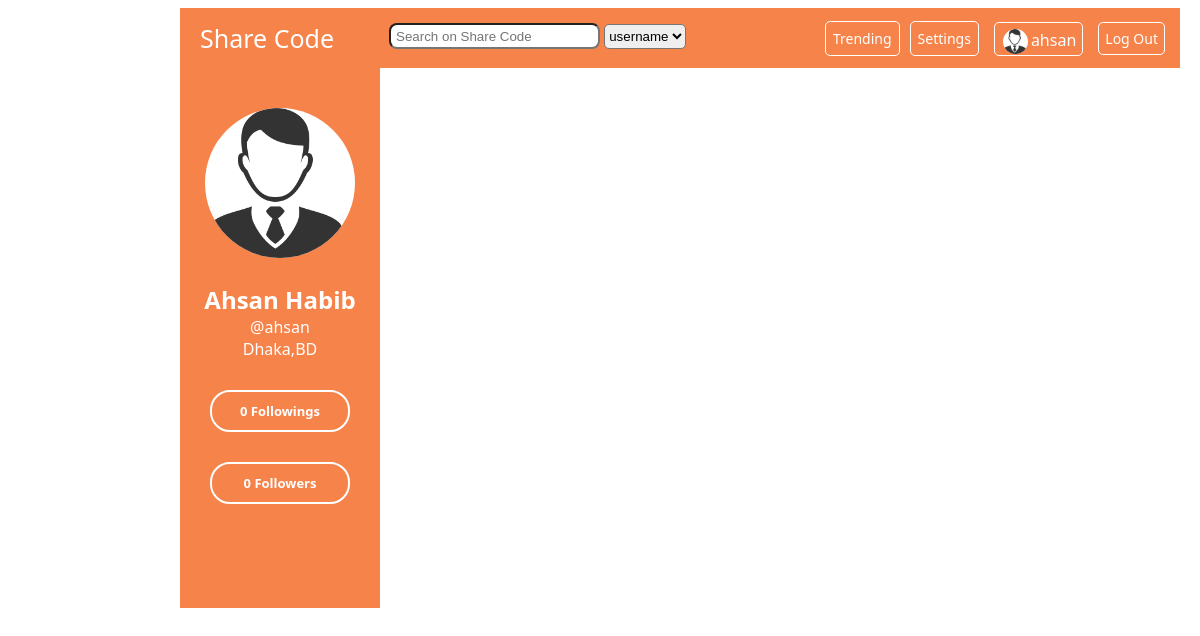
Page /followers.php (signed in) on the earlier database version.
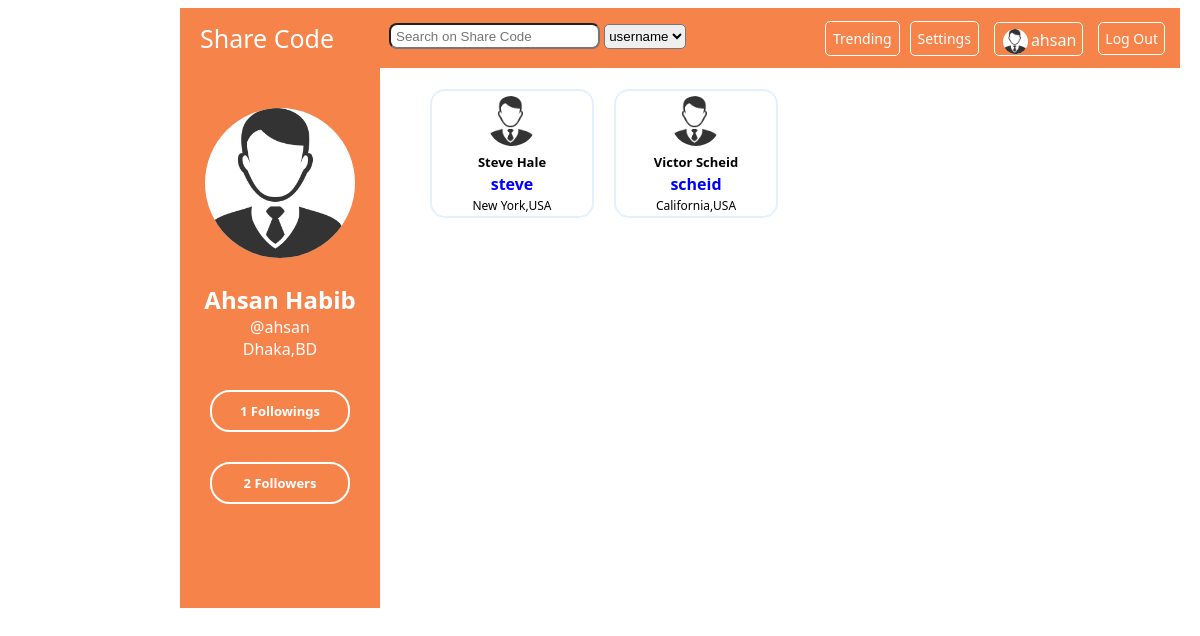
Same page on the later database version.
### tables this page shows
CREATE TABLE `follows` (
  `follower` int(10) NOT NULL,
  `followed` int(10) NOT NULL,
  `followdate` date DEFAULT NULL
);

CREATE TABLE `users` (
  `userid` int(10) NOT NULL,
  `username` varchar(20) DEFAULT NULL,
  `pass` varchar(20) DEFAULT NULL,
  `firstname` varchar(20) DEFAULT NULL,
  `lastname` varchar(20) DEFAULT NULL,
  `dob` date DEFAULT NULL,
  `gender` varchar(10) DEFAULT NULL,
  `email` varchar(200) DEFAULT NULL,
  `url` varchar(100) DEFAULT NULL,
  `city` varchar(20) DEFAULT NULL,
  `country` varchar(20) DEFAULT NULL,
  `company` varchar(20) DEFAULT NULL,
  `post` varchar(20) DEFAULT NULL
);

### followers.php (the view, shortened to what this page needs)
<?php session_start();
include_once 'includes/config.php';
$me = $_SESSION['userid'];
$sql= "SELECT * FROM follows INNER JOIN users ON follows.follower=users.userid WHERE followed=$me ";
$resultfrlist = mysqli_query($conn,$sql);
$imgsrc = "pp/".$me;
if(!file_exists($imgsrc)){
    $imgsrc = "pp.png";
}
$sql= "SELECT * FROM follows INNER JOIN users ON follows.follower=users.userid WHERE followed=$me ";
$esultfrlist = mysqli_query($conn,$sql);
$numofr = mysqli_num_rows($esultfrlist);
$sql= "SELECT * FROM follows INNER JOIN users ON follows.followed=users.userid WHERE follower=$me ";
$sultfrlist = mysqli_query($conn,$sql);
$numog = mysqli_num_rows($sultfrlist);
?>
<!DOCTYPE html>
<html>
<head>
    <link rel="stylesheet" type="text/css" href="styles/pstyle.css">
    <link rel="stylesheet" type="text/css" href="styles/mstyle.css">
</head>
<body>
    <header class="personal_header">
        <a id="homelink" href="personal.php">Share Code</a>
        <form id="search" action="search.php">
            <input name="search" type="text" placeholder="Search on Share Code">
            <select name="soption" >
                <option value="username">username</option>
            </select>
        </form>
        <a id="logout" href="includes/logout.php"> Log Out </a>
        <a id="usernameh" href="personal.php">
            <img src="<?php echo $imgsrc;?>" height="25" width="25">
            <p id="usernamep">
                <?php echo $_SESSION['username']?> </p>
        </a>
        <a id="setting" href="setting.php">Settings</a>
        <a id="trend" href="popular.php"> Trending </a>
    </header>
    <div class="info">
        <div class="info_photo">
            <img src="<?php echo $imgsrc;?>" height="150" width="150">
        </div>
        <div class="info_details">
            <h2>
                <?php echo $_SESSION['firstname']." ".$_SESSION['lastname']  ?> </h2>
            <a href="personal.php">
                <?php echo "@".$_SESSION['username']; ?> </a>
            <p>
                <?php echo $_SESSION['mycity'].",".$_SESSION['mycon']; ?>
            </p>
        </div>
        <div class="info_social">
            <div class="info_socialf">
                <a href="followings.php"><?php echo $numog." ";?>Followings</a>
				<a href="#" style="cursor:not-allowed;"><?php echo $numofr." ";?>Followers</a> </div>
        </div>
    </div>
    <div class="main_wrapper">
        <main class="main">
            <div class="followmain">
                <ul>
                   <?php
                        while($row = mysqli_fetch_assoc($resultfrlist)){
                          $imgf = "pp/".$row['userid'];
							if(!file_exists($imgf)){
								$imgf = "pp.png";
							}
                    ?>
                    <li>
                        <div class="followimg"><img src="<?php echo $imgf; ?>" height="50" width="50">
                            <div class="followinfo">
                                <h5><?php echo $row['firstname']." ".$row['lastname'];?></h5>
                                <?php $relink="user.php?id=".$row['userid']; ?>
                                <a href= <?php echo $relink; ?> > <?php echo $row['username'];?>  </a>
                                <p> <?php echo $row['city'].",".$row['country']?> </p>
                            </div>
                        </div>
                    </li>
                    <?php
                        }
                    ?>
                </ul>
            </div>
        </main>
    </div>
</body>
</html>

### styles/pstyle.css (style rules this page uses)
body { margin-left: 180px; width: 1000px; font-family: Segoe UI; padding: 0px; }
.personal_header { clear: both; width: 100%; height: 60px; padding: 0px; background-color: #F6834A; background-color: #F6834A; color: white; overflow: hidden; }
.personal_header > a { text-decoration: none; color: white; }
#homelink { float: left; font-size: 25px; margin: 13px 20px; border: none; }
#search { float: left; width: auto; margin-top: 15px; margin-left: 35px; height: 30px; width: 300px; }
#search input { width: 200px; height: 20px; border-radius: 8px; padding-left: 5px; }
#search select { height: 25px; border-radius: 5px; }
#trend { float: right; margin: 13px 10px; padding: 7px; font-size: 14px; border-radius: 5px; border: 1px solid white; }
#setting { float: right; margin-top: 13px; margin-right: 15px; padding: 7px; border-radius: 5px; border: 1px solid white; font-size: 14px; }
#usernameh { float: right; width: auto; height: 20px; padding: 6px; margin: 14px 0px; border-radius: 5px; border: 1px solid white; }
.personal_header img { float: left; border-radius: 50%; background-color: white; margin: 0px 2px; }
#usernamep { float: right; margin-top: 0px; margin-left: 1px; }
#logout { float: right; padding: 6px; margin: 0px 15px; margin-top: 14px; font-size: 14px; border-radius: 5px; border: 1px solid white; }
.info { float: left; width: 200px; height: 500px; padding: 40px 0px 0px 0px; text-align: center; background-color: #F6834A; margin-bottom: 0px; }
.info_photo img { background-color: white; border-radius: 50%; }
.info_details h2 { margin-bottom: 0px; color: white; }
.info_details a { margin-top: 0px; margin-bottom: 0px; text-decoration: none; color: white; }
.info_details p { margin-top: 0px; margin-bottom: 0px; color: white; }
.info_socialf a { display: block; padding: 10px 0px; margin: 30px; font-weight: bold; font-size: 13px; text-decoration: none; border: 2px solid white; border-radius: 20px; color: white; }
.main_wrapper { float: right; width: 800px; margin-top: 0px; padding: 0px; background: ##e1e1e1; }
.main { float: left; background: WHITE; margin-top: 0px; }
.followmain { float: left; width: 800px; }
.followmain ul { list-style: none; margin-top: 0px 0px; }
.followmain ul li { width: 160px; float: left; margin: 5px 10px; text-align: center; border: 2px solid #e5f0ff; border-radius: 15px; }
.followmain ul li img { border-radius: 50%; margin-top: 5px; }
.followmain ul li h5 { margin: 2px; font-size: 13px; overflow: hidden; }
.followmain ul li a { font-weight: bold; color: blue; text-decoration: none; }
.followmain ul li p { margin: 2px; font-size: 12px; }

Differences in the rows shown:
added follows: follower.firstname "Steve", follower.lastname "Hale", follower.username "steve", follower.city "New York", follower.country "USA"
added follows: follower.firstname "Victor", follower.lastname "Scheid", follower.username "scheid", follower.city "California", follower.country "USA"
Other differences:
$numog: "0" → "1"
$numofr: "0" → "2"
